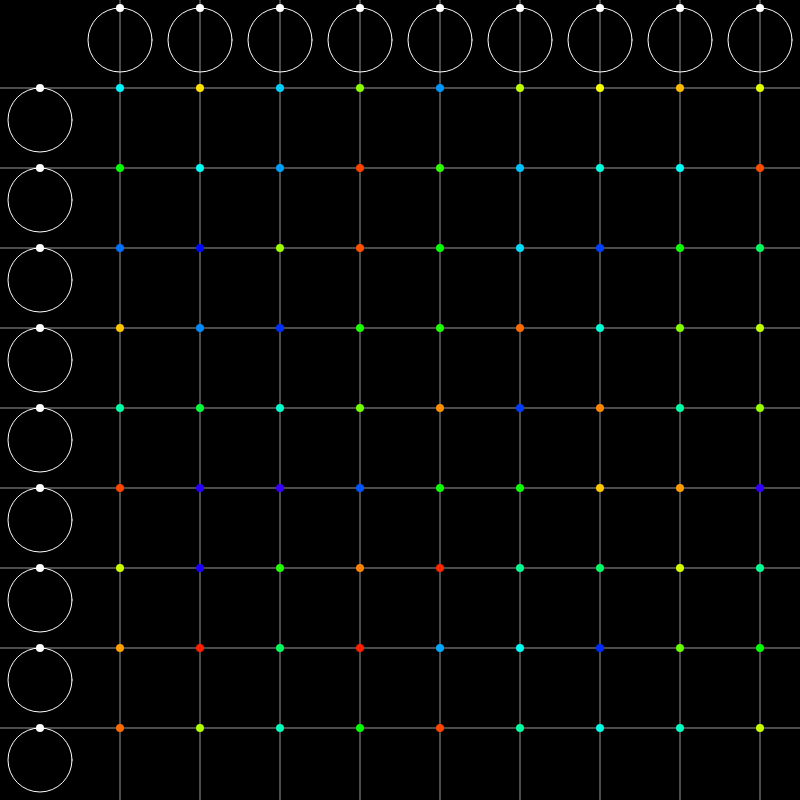
Frame 1 (no input)
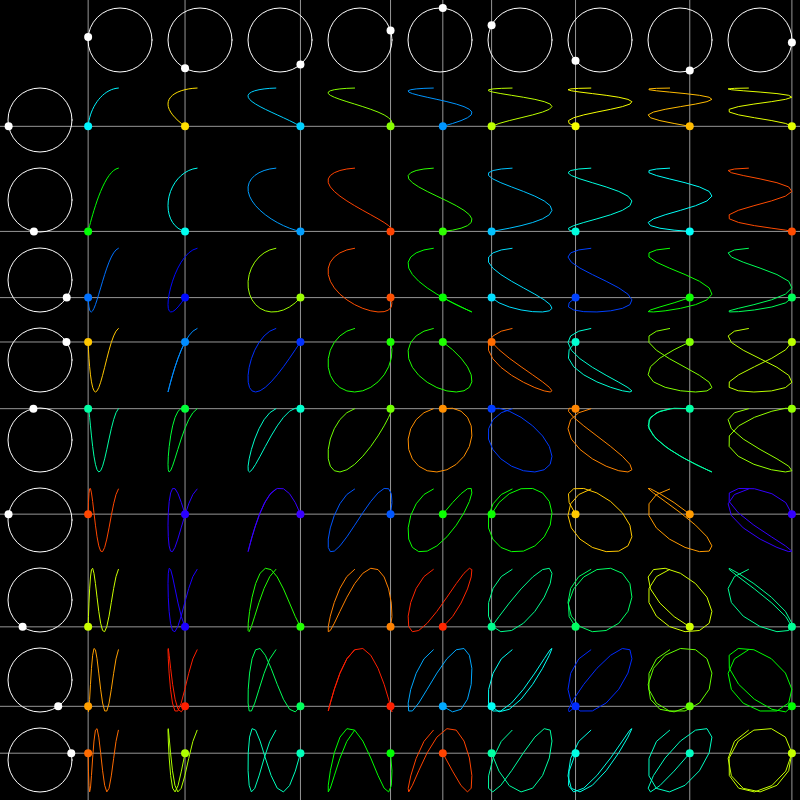
Frame 60 (no input)
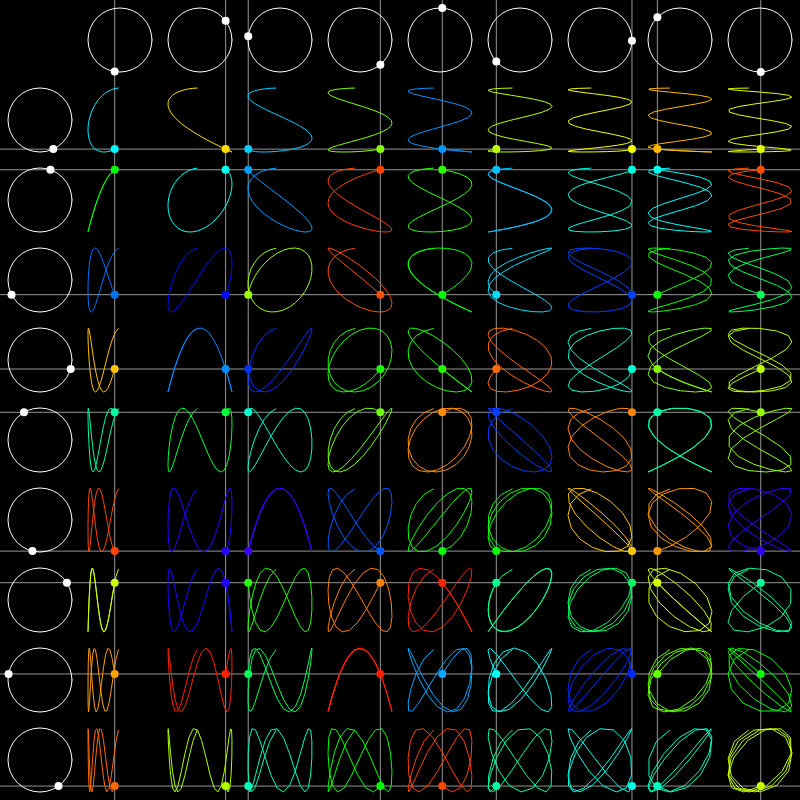
Frame 120 (the mouse pressed at the canvas centre since frame 60)

The p5.js sketch that drew these frames (run headless with seeded random() and noise() and a simulated clock; from frame 60 on, the mouse is pressed at the canvas centre):

// p5.js sketch
// ── sketch.js
var angle = 0;
var w = 80;
var cols;
var rows;
var curves = [];
var inc = 0.02;
var div = 3;
var done = false;

function setup() {
  createCanvas(800, 800);
  // For HiDPI displays
  // pixelDensity(2);
  cols = width / w - 1;
  rows = height / w - 1;
  for(var i = 0; i < rows; i++){
    curves[i] = [];
    for(var j = 0; j < cols; j++){
      curves[i][j] = new Curve();
    }
  }
  // curves = new Curve[rows][cols];

  // for (var j = 0; j < rows; j++) {
  //   for (var i = 0; i < cols; i++) {
  //     curves[j][i] = new Curve();
  //   }
  // }
}
var count = 0;
function draw() {
  background(0);
  var d = w - 0.2*w;
  var r = d/2;

  noFill();
  stroke(255);
  for (var i = 0; i < cols; i++) {
    var cx = w + i * w + w / 2;
    var cy = w / 2;
    strokeWeight(1);
    stroke(255);
    ellipse(cx, cy, d, d);
    var x = r * cos(angle * (i + 1.25) - HALF_PI);
    var y = r * sin(angle * (i + 1.25) - HALF_PI);
    strokeWeight(8);
    stroke(255);
    point(cx + x, cy + y);
    colorMode(RGB)
    stroke(255, 150);
    strokeWeight(1);
    line(cx + x, 0, cx + x, height);

    for (var j = 0; j < rows; j++) {
      curves[j][i].setX(cx + x);
    }
  }

  noFill();
  stroke(255);
  for (var j = 0; j < rows; j++) {
    var cx = w / 2;
    var cy = w + j * w + w / 2;
    strokeWeight(1);
    stroke(255);
    ellipse(cx, cy, d, d);
    var x = r * cos(angle * (j + 1.5) - HALF_PI);
    var y = r * sin(angle * (j + 1.5) - HALF_PI);
    strokeWeight(8);
    stroke(255);
    point(cx + x, cy + y);
    colorMode(RGB)
    stroke(255,150);
    strokeWeight(1);
    line(0, cy + y, width, cy + y);

    for (var i = 0; i < cols; i++) {
      curves[j][i].setY(cy + y);
    }
  }
  count++;
  for (var j = 0; j < rows; j++) {
    for (var i = 0; i < cols; i++) {
      if(count % div == 0 && !done)
      curves[j][i].addPoint();
      curves[j][i].show();
    }
  }


  angle -= inc;

  if (angle < -TWO_PI) {
    for (var j = 0; j < rows; j++) {
      for (var i = 0; i < cols; i++) {
        // curves[j][i].reset();
        done = true;
      }
    }
    angle = 0;
  }
}

// ── curve.js
function Curve() {
  this.c = random(255)
  this.path = [];
  this.current = createVector(0,0);

  this.setX = function(x) {
    this.current.x = x;
  }

  this.setY = function(y) {
    this.current.y = y;
  }

  this.addPoint = function() {
    this.path.push(this.current);
  }

  this.reset = function() {
    console.log(this.path.length);
    this.path = [];
  }

  this.show = function() {
    colorMode(HSB)
    stroke(this.c,255,255);
    strokeWeight(1);
    noFill();
    beginShape();
    for(var i = 0; i < this.path.length; i++){
      var v = this.path[i];
      vertex(v.x, v.y);
    }
    endShape();

    strokeWeight(8);
    point(this.current.x, this.current.y);
    this.current = createVector();
  }
}
